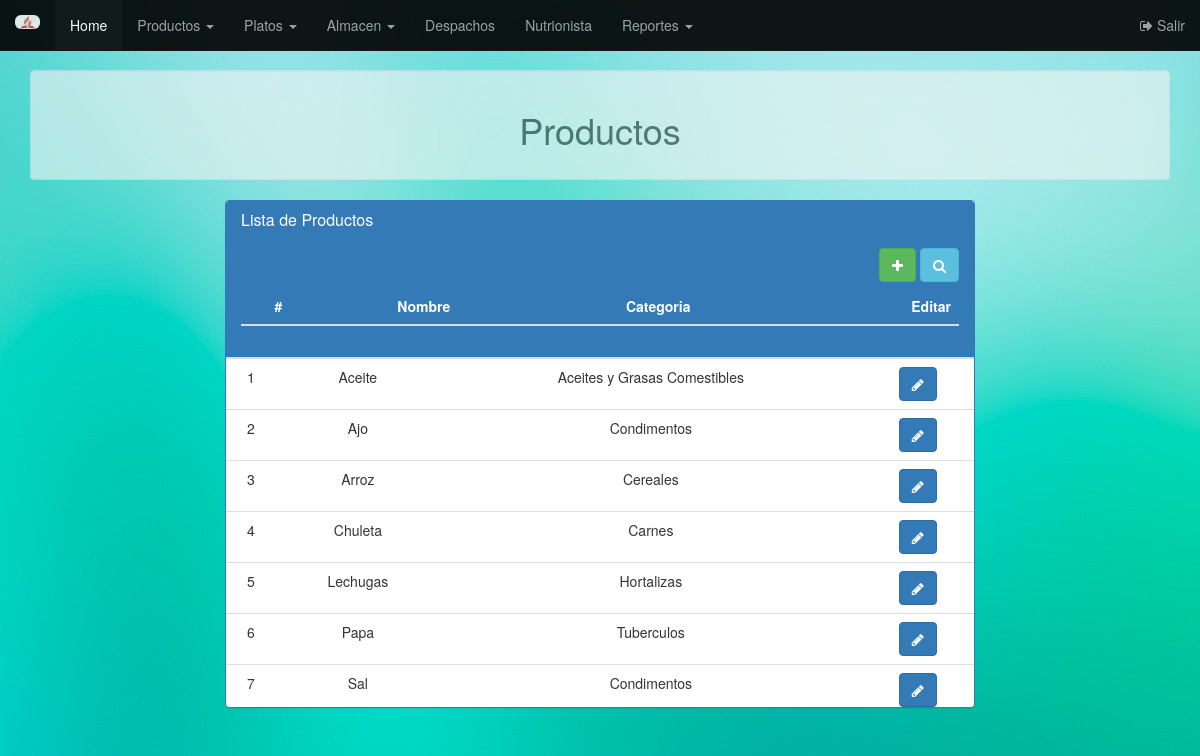
Screenshot of /view/menuAdmin.php?modo=gProduct (signed in) with the database file from the repository.
### tables this page shows
create table producto (
    idProducto int not null auto_increment primary Key,
    nombreProducto varchar(30)not null,
    idUnidMedida int not null,
    idCatProducto int not null,
    FOREIGN KEY (idCatProducto) REFERENCES categoriaProducto(idCatProducto) ON UPDATE CASCADE ON DELETE CASCADE,
    FOREIGN KEY (idUnidMedida) REFERENCES udiadMedida(idUnidMedida) ON UPDATE CASCADE ON DELETE CASCADE
);

create table categoriaProducto (
    idCatProducto int not null auto_increment primary Key,
    nombreCategoria varchar(30)not null
);

### controller/ctrProducto.php (called while the page is built, shortened)
<?php
class ManageProducto
{
  private $Conexion;
  function __construct($conexion)
  {
    $this->Conexion = $conexion;
  }
  public function listar()
  {
    $consulta = new ConsultasBasicas();
    $listaProd = $consulta->listaProductos($this->Conexion);
    $listaCate = $consulta->listaCategorias($this->Conexion);
    $listaMetr = $consulta->listaMetricas($this->Conexion);
    $listArray = array();
    $i = 0;
    foreach ($listaProd as $listaP) {
      foreach ($listaCate as $listaC) {
        if ($listaP['idCatProducto'] == $listaC['idCatProducto']) {
          $cat = new Categoria($listaC['nombreCategoria']);
          $cat->IdCategoria = $listaC['idCatProducto'];
          break;
        }
      }
      foreach ($listaMetr as $listaM) {
        if ($listaP['idUnidMedida'] == $listaM['idUnidMedida']) {
          $met = new Metrica($listaM['nombre'], $listaM['abreviatura']);
          $met->IdMetrica = $listaM['idUnidMedida'];
          break;
        }
      }
      $producto = new Producto($listaP['nombreProducto'], $cat, $met);
      $producto->IdProducto = $listaP['idProducto'];
      $listArray[$i] = $producto;
      $i++;
    }
    return $listArray;
  }
}
?>

### model/consultasBasicas.php (called while the page is built, shortened)
<?php
class ConsultasBasicas
{
  public function listaCategorias($conn)
  {
    $consulta = $conn->prepare('SELECT * FROM categoriaProducto ORDER BY nombreCategoria');
    $consulta->execute();
    $registro = $consulta->fetchAll();
    return $registro;
  }
  public function listaMetricas($conn)
  {
    $consulta = $conn->prepare('SELECT * FROM udiadmedida ORDER BY nombre');
    $consulta->execute();
    $registro = $consulta->fetchAll();
    return $registro;
  }
  public function listaProductos($conn)
  {
    $consulta = $conn->prepare('SELECT * FROM producto ORDER BY nombreProducto');
    $consulta->execute();
    $registro = $consulta->fetchAll();
    return $registro;
  }
}
?>

### model/producto.php (called while the page is built, shortened)
<?php
class Producto
{
  function __construct($name, $cat, $met)
  {
    $this->NombreProducto = $name;
    $this->C_Categoria = $cat;
  }
  public function __get($atributo)
  {
    if (property_exists($this, $atributo)) {
      return $this->$atributo;
    }else {
      return "Error al encontrar Atributo GET {$atributo} .";
    }
  }
}
?>

### model/categoria.php (called while the page is built, shortened)
<?php
class Categoria
{
  function __construct($nombreCategoria)
  {
    $this->NombreCategoria = $nombreCategoria;
  }
  public function __get($atributo)
  {
    if (property_exists($this, $atributo)) {
      return $this->$atributo;
    }else {
      return "Error al encontrar Atributo GET {$atributo} .";
    }
  }
}
?>

### view/bodyProduct.php (shortened to what this page needs)
<?php
include '../model/categoria.php';
include '../model/producto.php';
include '../model/consultasBasicas.php';
include '../controller/ctrProducto.php';
$con = new Conexion();
$manageProd = new ManageProducto($con);
$listaProd = $manageProd->listar();
?>
<div class="container">
        <div class="text-center well" style="opacity:0.6">
            <h1>Productos</h1>
        </div>
        <div class="row">
            <div class="col-sm-1 col-md-2"></div>
            <div class="col-sm-10 col-md-8" id="RespuestaTabla">
                <div class="panel panel-primary">
        					<div class="panel-heading">
        						<h2 class="panel-title">Lista de Productos <h2 id="RespuestaMensaje"></h2></h2>
        						<div class="pull-right">
											<a href="#RegistroProve" data-toggle="modal" class="clickable filter btn btn-success"><i class="fa fa-plus" data-toggle="tooltip" title="Añadir nuevo Producto"></i></a>
        							<span class="clickable filter btn btn-info" data-toggle="tooltip" title="Click aqui para buscar un Producto" data-container="body">
        								<i class="fa fa-search"></i>
        							</span>
        						</div><br><br>
                    <div class="table-responsive">
                      <table class="table">
                        <thead class="desk">
                          <tr>
                            <th class="text-center">#</th>
                            <th class="text-center">Nombre</th>
                            <th class="text-center">Categoria</th>
                            <th class="text-right">Editar</th>
                          </tr>
                        </thead>
                      </table>
                    </div>
        					</div>
                  <div class="table-responsive" style="height:350px;overflow-y:scroll;;">
                    <table class="table table-hover" id="dev-table" >
                      <tbody class="text-center">
                        <?php
                        $i = 1;
                              foreach ($listaProd as $listaP): ?>
                          <tr>
                            <td><?php echo $i++; ?></td>
                            <td><?php echo ucwords(strtolower($listaP->NombreProducto)); ?></td>
                            <td><?php echo $listaP->C_Categoria->NombreCategoria; ?></td>
                            <td><a href="#editar<?php echo $listaP->IdProducto; ?>" class="btn btn-primary" data-toggle="modal"><i class="fa fa-pencil"></i></a></td>
                          </tr>
                        <?php endforeach; ?>
                      </tbody>
                    </table>
                  </div>
                </div>
              </div>
              <div class="col-sm-1 col-md-2"></div>
            </div>
    	  </div>

### view/css/estiloMenAdmin.css (style rules this page uses)
body { padding-top: 70px; background-image: url("../multimedia/img/fondo.jpg"); backgroun-repeat: no-repeat; width=100%; height=100%; margin=0; border=0; padding=0; }

### rows the page displays
producto: nombreProducto "Aceite", idCatProducto.nombreCategoria "Aceites y Grasas Comestibles"
producto: nombreProducto "Ajo", idCatProducto.nombreCategoria "Condimentos"
producto: nombreProducto "Arroz", idCatProducto.nombreCategoria "Cereales"
producto: nombreProducto "Chuleta", idCatProducto.nombreCategoria "Carnes"
producto: nombreProducto "Lechugas", idCatProducto.nombreCategoria "Hortalizas"
producto: nombreProducto "Papa", idCatProducto.nombreCategoria "Tuberculos"
producto: nombreProducto "Sal", idCatProducto.nombreCategoria "Condimentos"
